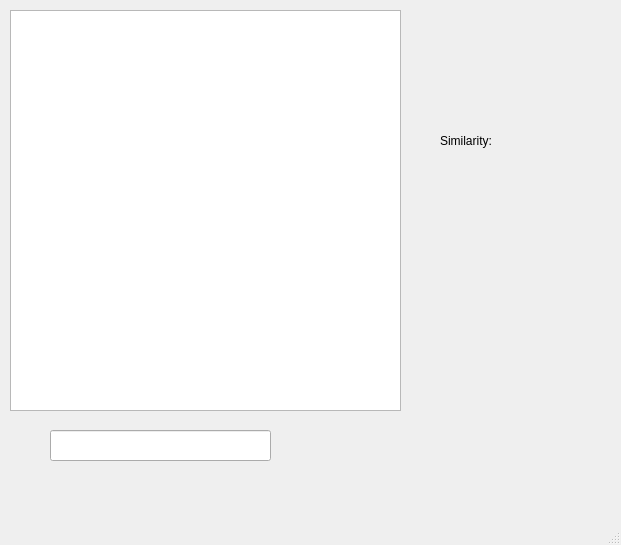
<?xml version="1.0" encoding="UTF-8"?>
<ui version="4.0">
 <class>MainWindow</class>
 <widget class="QMainWindow" name="MainWindow">
  <property name="geometry">
   <rect>
    <x>0</x>
    <y>0</y>
    <width>621</width>
    <height>545</height>
   </rect>
  </property>
  <property name="windowTitle">
   <string>MainWindow</string>
  </property>
  <widget class="QWidget" name="centralwidget">
   <widget class="QListWidget" name="searchListWiget">
    <property name="geometry">
     <rect>
      <x>10</x>
      <y>10</y>
      <width>391</width>
      <height>401</height>
     </rect>
    </property>
   </widget>
   <widget class="QLineEdit" name="searchLineEdit">
    <property name="geometry">
     <rect>
      <x>50</x>
      <y>430</y>
      <width>221</width>
      <height>31</height>
     </rect>
    </property>
   </widget>
   <widget class="QLabel" name="labelForSimilarity">
    <property name="geometry">
     <rect>
      <x>440</x>
      <y>110</y>
      <width>251</width>
      <height>61</height>
     </rect>
    </property>
    <property name="text">
     <string>Similarity: </string>
    </property>
   </widget>
  </widget>
  <widget class="QStatusBar" name="statusbar"/>
 </widget>
 <resources/>
 <connections/>
</ui>
